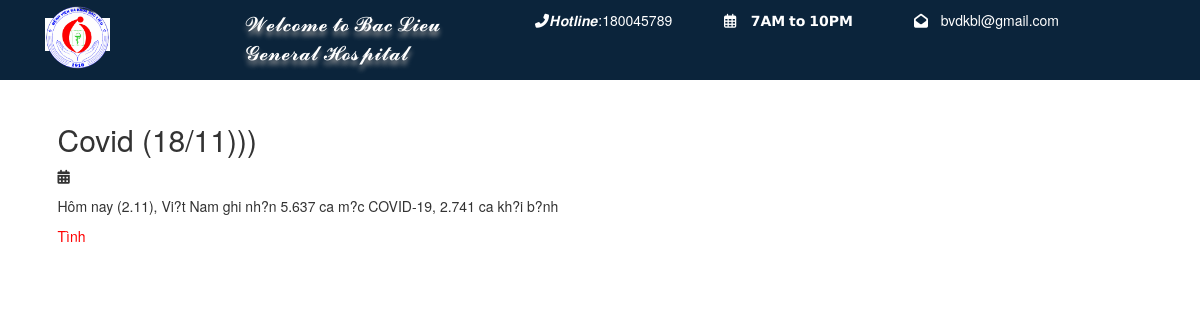
Page /tin-tucct.php?id=25 on the committed database.
### tables this page shows
CREATE TABLE `tin_tuc` (
  `id` int(11) NOT NULL,
  `TuaDe` varchar(100) NOT NULL,
  `TinTuc` varchar(20000) NOT NULL,
  `img` varchar(250) DEFAULT NULL,
  `MaNhanVien` varchar(50) NOT NULL,
  `url` varchar(256) NOT NULL,
  `ten_url` varchar(256) NOT NULL,
  `NgayDang` varchar(256) NOT NULL
);

### tin-tucct.php (the view, shortened to what this page needs)
<?php
include './mvc/view/header.php';
?>
<?php include_once('mvc/controller/config.php');?>
<?php
$id = $_GET['id'];
$query = "SELECT * FROM tin_tuc where id=$id";
          $query_run= mysqli_query($con,$query);
?>
        <div class="container-fluid py-2">
         </div>
         <div class="container-fluid pb-4">
             <div class="container">
                 <div class="row">
                    <div class="col-md-12">
                            <div class="card-body">
                              <div class="blog-post">
                                  <?php while ($row=mysqli_fetch_assoc($query_run))
                                    {
                                  ?>
                                    <h2 class="blog-post-title"><?= $row['TuaDe'];  ?></h2>
                                        <p class="date-time hidden-xs hidden-sm"><i class="fa fa-calendar" aria-hidden="true"></i> <span><td> <?php echo $row['NgayDang']; ?></td></span></p>
                                        <?php echo $row['TinTuc']; ?>
								  <a href="<?php echo $row['url'];?>">
								  <?php echo $row['ten_url'];?>
								  </a>
                           <?php } ?>
                              </div>
                            </div>
                        </div>
                    </div>
            </div>
         </div>
<?php
include('header.php');
?>

### tin-tucct.php (style rules this page uses)
.container a { background-color:white; color:Red; }

### rows in the picture
tin_tuc: TuaDe "Covid (18/11)))", TinTuc "Hôm nay (2.11), Vi?t Nam ghi nh?n 5.637 ca m?c COVID-19, 2.741 ca kh?i b?nh", ten_url "Tình"
